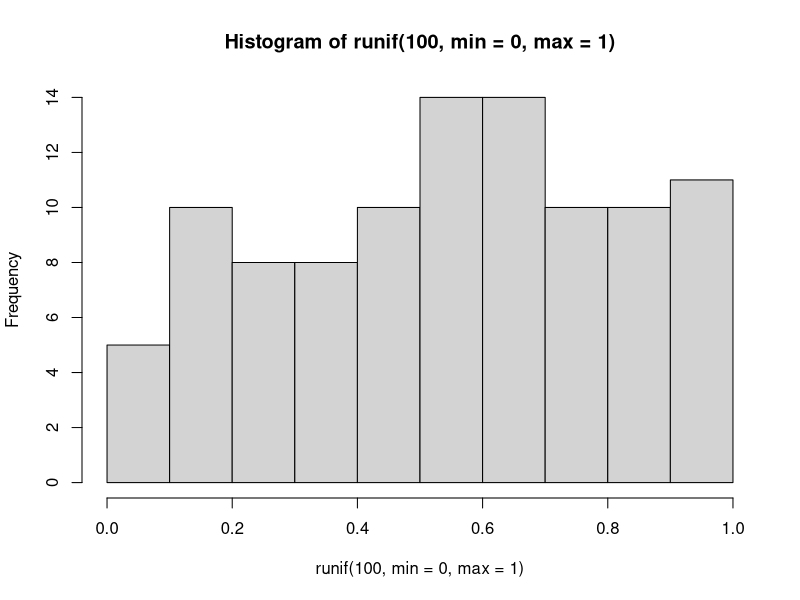
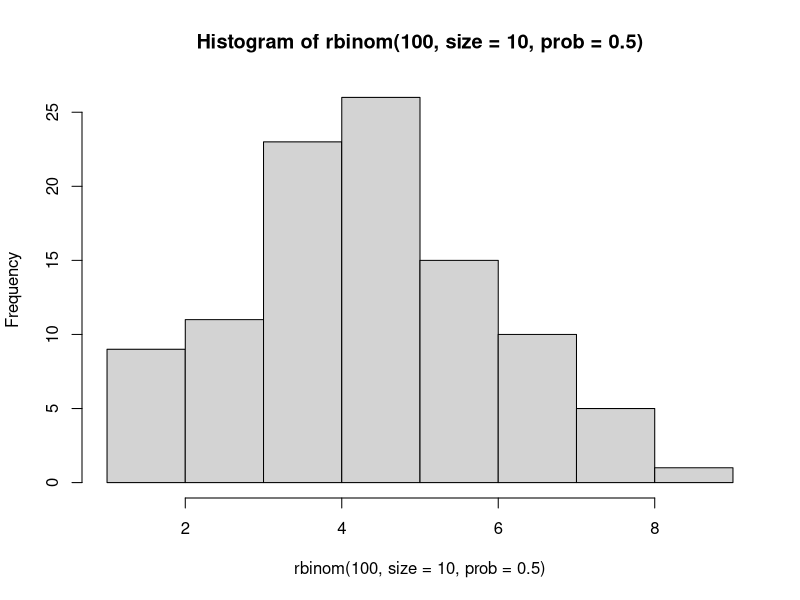
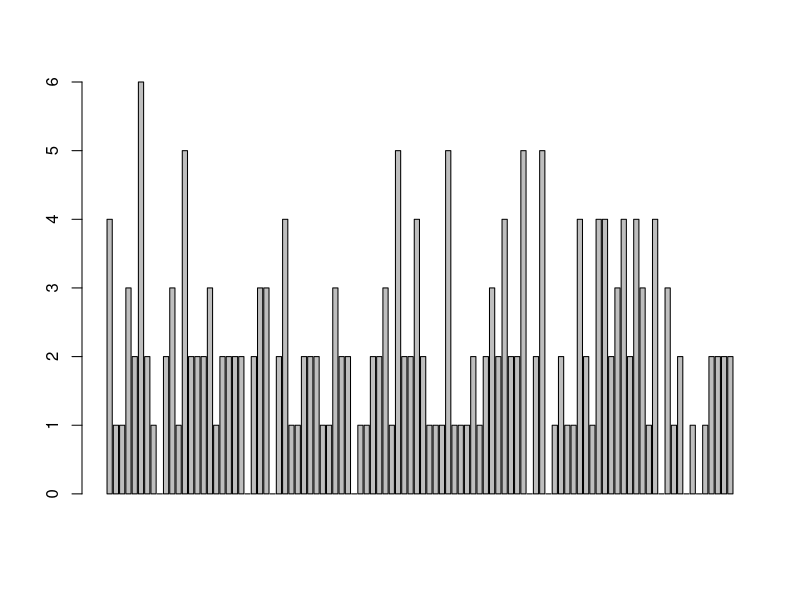
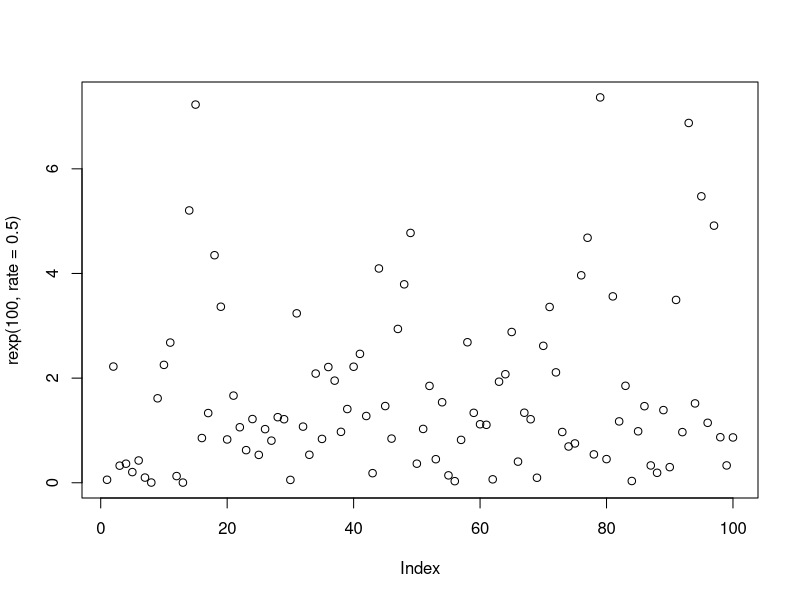
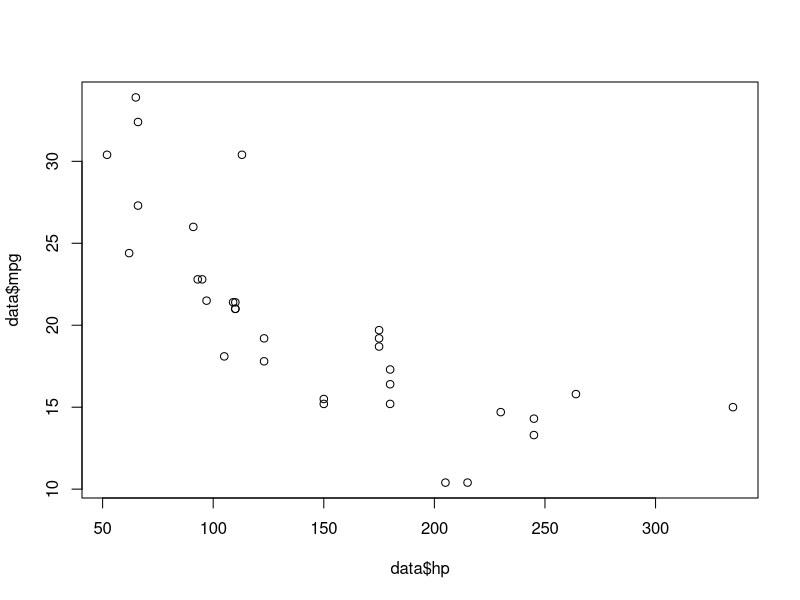
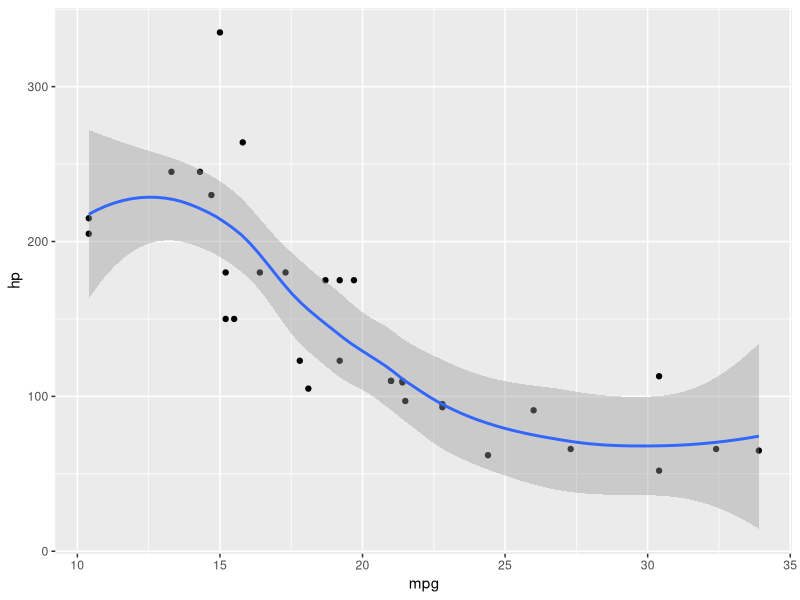
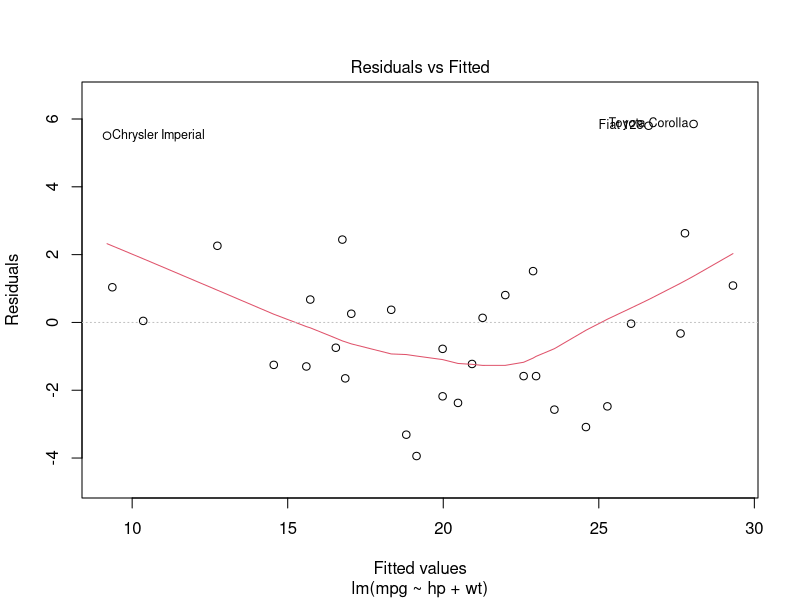
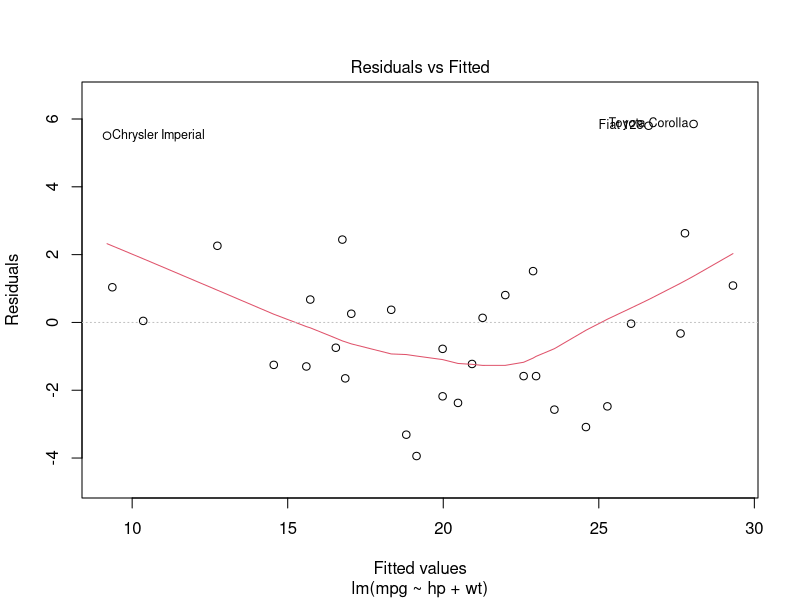

Recreate these plots in R, in order.
## ---- chunk 1
knitr::opts_chunk$set(echo = TRUE)

library(knitr)
library(tidyverse)

## ---- chunk 2

hist(runif(100, min = 0, max = 1))

## ---- chunk 3

hist(rbinom(100, size = 10, prob = 0.5))

## ---- chunk 4

barplot(rpois(100, lambda = 2))


## ---- chunk 5

plot(rexp(100, rate = 0.5))


## ---- chunk 6

data <- data.frame(mtcars)

head(data)

summary(data)

#  Predict the mileage per gallon (mpg) of cars based on their horsepower (hp) and weight (wt).

plot(data$hp, data$mpg)  # Scatter plot of horsepower vs. mpg

library(ggplot2)

ggplot(data = data, mapping = aes(x = mpg, y = hp)) +
  geom_point() +
  geom_smooth()

# Fitting the Linear Model
model <- lm(mpg ~ hp + wt, data = data)

# Interpreting the Model

summary(model)  # View the summary of the fitted model

coef(model)     # Get the estimated coefficients of the model
fitted(model)   # Get the predicted values of the dependent variable


## ---- chunk 7

fitted(model)

fitted_data <- cbind(data, fitted(model))

fitted_data <- fitted_data %>% select(mpg, `fitted(model)`, everything())


## ---- chunk 8

# Comparing Fitted Values and Observed Values

fitted_values <- fitted(model)

observed_values <- data$mpg

head(data.frame(Fitted = fitted_values, Observed = observed_values), 10)

## ---- chunk 9

# Residual analysis

plot(model, which = c(1))  # Scatterplot and histogram of residuals


plot(model)

## ---- chunk 10
# R-squared

summary(model)$r.squared


## ---- chunk 11

sqrt(mean(residuals(model)^2))


## ---- chunk 12

# Predicted vs. Observed plot

plot(observed_values, fitted_values, xlab = "Observed", ylab = "Predicted") +

abline(0, 1, col = "red")  # Add a diagonal line


## ---- chunk 13

plot(model, which = c(1))  


## ---- chunk 14

plot(model, which = c(2)) 


## ---- chunk 15

plot(model, which = c(3))

## ---- chunk 16

resid_diff <- fitted_data$`fitted(model)` - fitted_data$mpg

fitted_data <- cbind(fitted_data, resid_diff)

plot(model, which = c(3))


## ---- chunk 17

summary(model) # whole summary

coef(model) # coefficients 

residuals(model) # residuals

fitted(model) # fitted values

summary(model)$r.squared # R-squared value

summary(model)$coefficients[, "Std. Error"] # standard errors of the coefficient estimates

summary(model)$coefficients[, "Pr(>|t|)"] # p-values

summary(model)$coefficients[, "t value"] # t value

confint(model) # confidence intervals

summary(model)$coefficients[, c("Estimate", "Std. Error")] # estimates/standard errors and 

cbind(summary(model)$coefficients[, c("Estimate", "Std. Error")], confint(model)) # combine to have [coef](95% CI)


## ---- chunk 18

model <- lm(formula = mpg ~ hp + wt, data = data)

summary(model)


